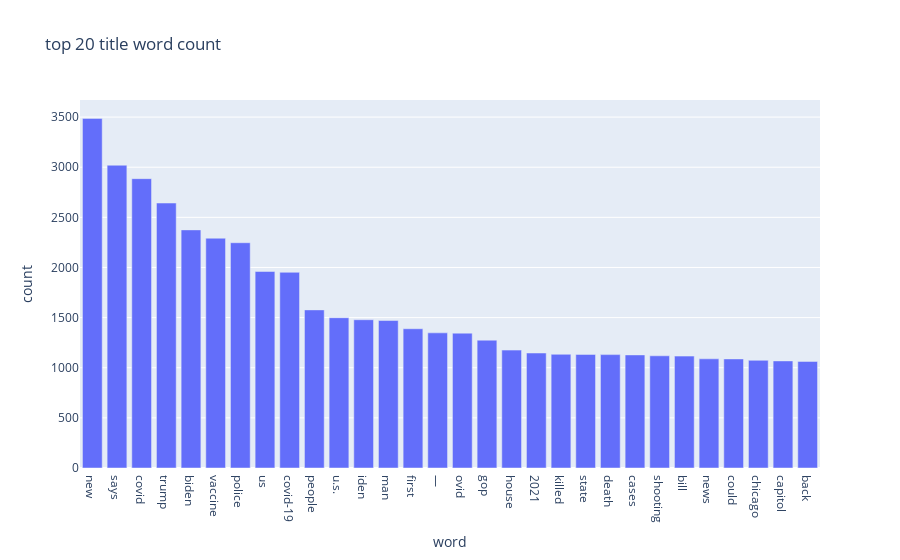

The code cell stored with this chart in its notebook:
### Code cell
fig = px.bar(title_df_counter.head(30), x='word', y='count',title="top 20 title word count")
fig.show()

### Figure 1 — Plotly figure (JSON) as saved in the notebook; plotly's stock layout.template omitted (floating-point values rounded to 4 significant figures)
{"data": [{"alignmentgroup": "True", "hovertemplate": "word=%{x}<br>count=%{y}<extra></extra>", "legendgroup": "", "marker": {"color": "#636efa", "pattern": {"shape": ""}}, "name": "", "offsetgroup": "", "orientation": "v", "showlegend": false, "textposition": "auto", "type": "bar", "x": ["new", "says", "covid", "trump", "biden", "vaccine", "police", "us", "covid-19", "people", "u.s.", "iden", "man", "first", "—", "ovid", "gop", "house", "2021", "killed", "state", "death", "cases", "shooting", "bill", "news", "could", "chicago", "capitol", "back"], "xaxis": "x", "y": [3487, 3020, 2886, 2643, 2375, 2292, 2247, 1960, 1952, 1577, 1499, 1479, 1471, 1389, 1348, 1345, 1275, 1176, 1147, 1134, 1133, 1131, 1128, 1119, 1116, 1089, 1088, 1074, 1068, 1063], "yaxis": "y"}], "layout": {"barmode": "relative", "legend": {"tracegroupgap": 0}, "title": {"text": "top 20 title word count"}, "xaxis": {"anchor": "y", "domain": [0, 1], "title": {"text": "word"}}, "yaxis": {"anchor": "x", "domain": [0, 1], "title": {"text": "count"}}}}
